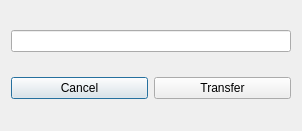
<?xml version="1.0" encoding="UTF-8"?>
<ui version="4.0">
    <class>transfercall</class>
    <widget class="QDialog" name="transfercall">
        <property name="geometry">
            <rect>
                <x>0</x>
                <y>0</y>
                <width>302</width>
                <height>131</height>
            </rect>
        </property>
        <property name="sizePolicy">
            <sizepolicy hsizetype="Fixed" vsizetype="Fixed">
                <horstretch>0</horstretch>
                <verstretch>0</verstretch>
            </sizepolicy>
        </property>
        <property name="windowTitle">
            <string>Transfer</string>
        </property>
        <layout class="QVBoxLayout">
            <item>
                <widget class="QLineEdit" name="destinationNumberInput" />
            </item>
            <item>
                <layout class="QHBoxLayout">
                    <item>
                        <widget class="QPushButton" name="cancelButton">
                            <property name="text">
                                <string>Cancel</string>
                            </property>
                        </widget>
                    </item>
                    <item>
                        <widget class="QPushButton" name="transferButton">
                            <property name="text">
                                <string>Transfer</string>
                            </property>
                        </widget>
                    </item>
                </layout>
            </item>
        </layout>
    </widget>
    <resources/>
    <connections/>
</ui>
